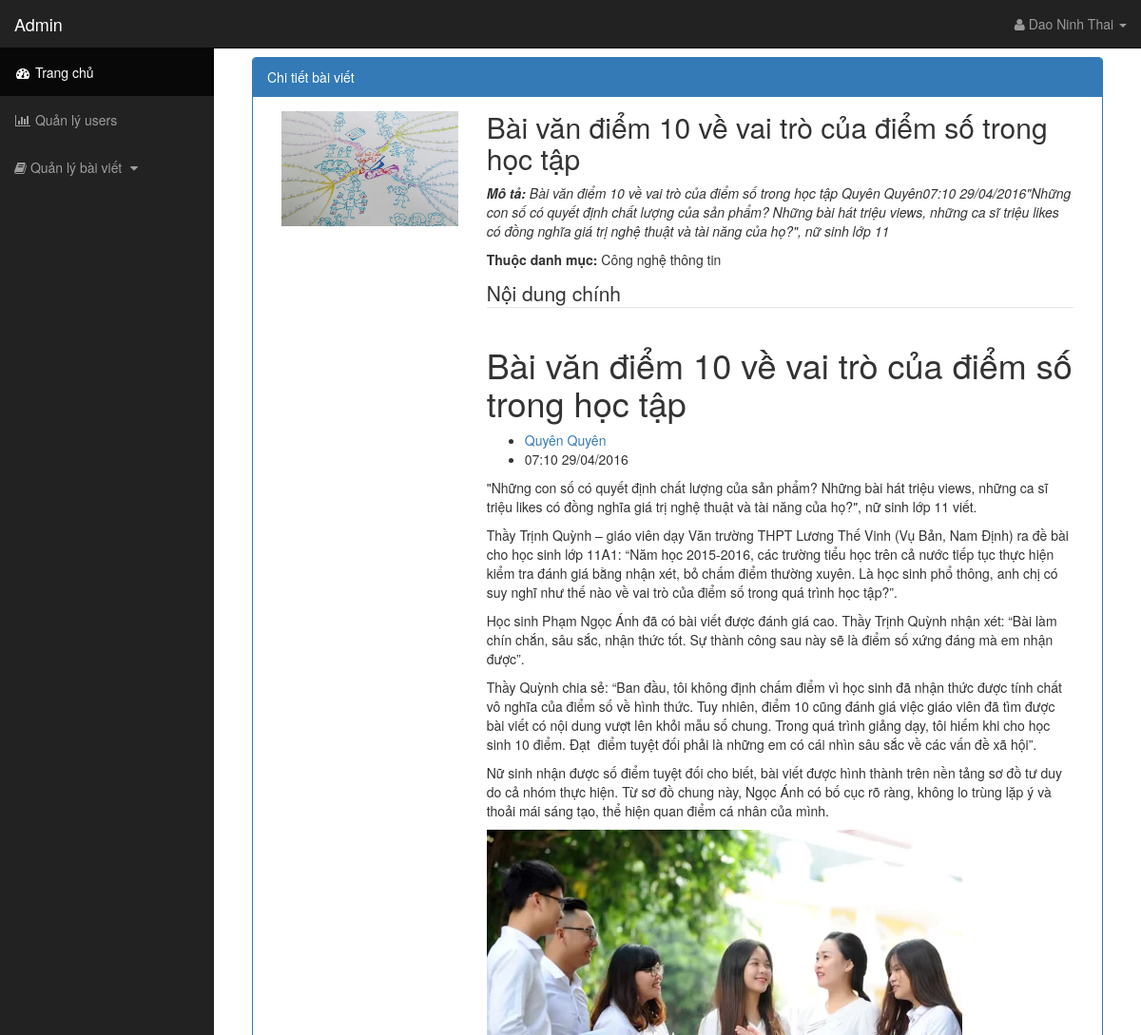
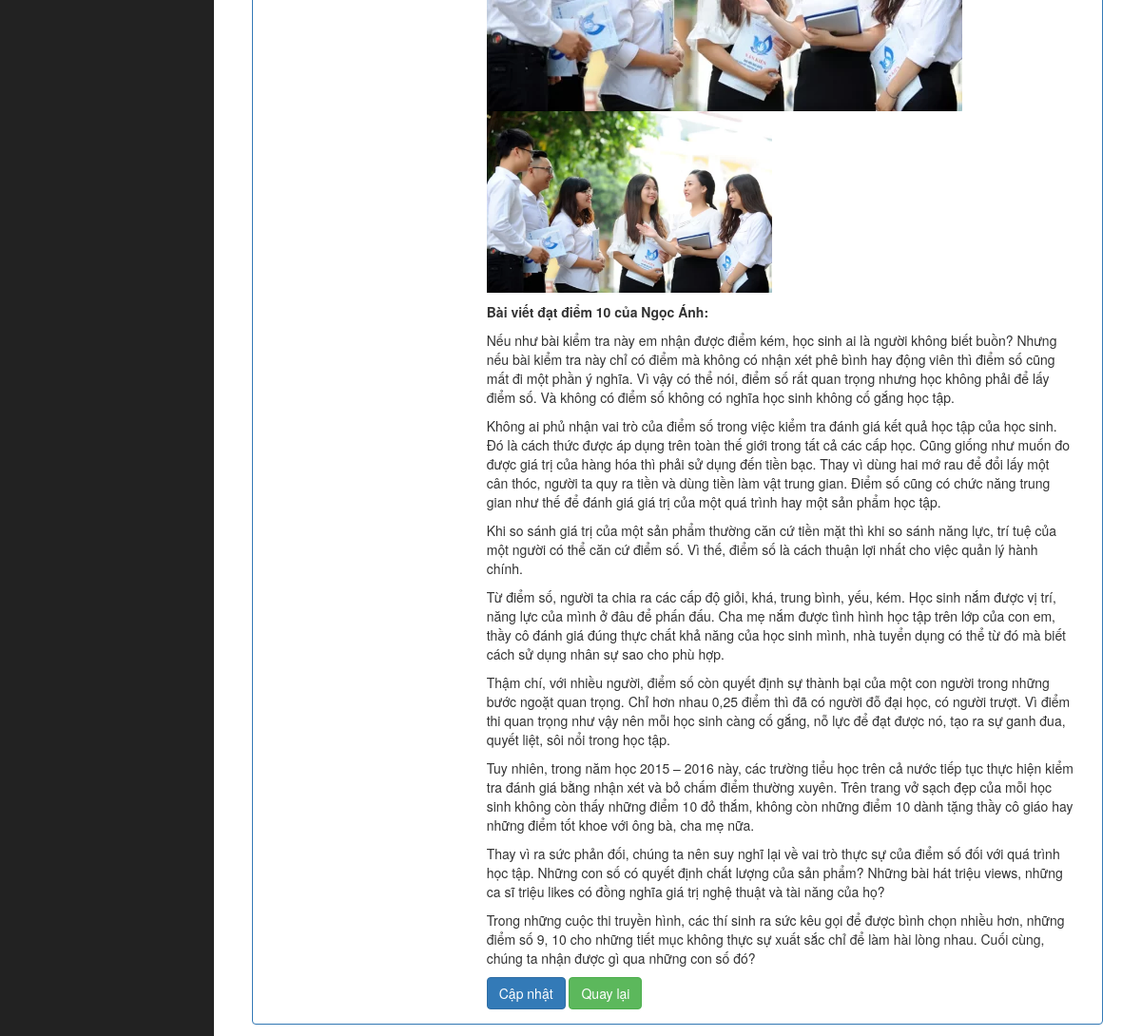
/admin/index.php?controller=blog/detail&id=DckpEAdyG8 (signed in), run on the app's committed database (2 pictures, top to bottom).
### tables this page shows
CREATE TABLE `menu_list_blog` (
  `id` int(11) NOT NULL,
  `avatar` varchar(255) NOT NULL,
  `name` varchar(255) NOT NULL,
  `metaTitle` varchar(255) NOT NULL,
  `catalog` int(2) DEFAULT NULL,
  `description` varchar(255) NOT NULL,
  `content` text NOT NULL,
  `token` varchar(35) NOT NULL,
  `hot` int(1) NOT NULL DEFAULT 1,
  `new` int(1) NOT NULL DEFAULT 1,
  `dateTime` varchar(20) NOT NULL,
  `created` timestamp NOT NULL DEFAULT current_timestamp(),
  `updated` timestamp NOT NULL DEFAULT current_timestamp() ON UPDATE current_timestamp()
);

CREATE TABLE `menu_catalog` (
  `id` int(11) NOT NULL,
  `name` varchar(255) NOT NULL,
  `metaTitle` varchar(255) NOT NULL,
  `created` timestamp NOT NULL DEFAULT current_timestamp(),
  `updated` timestamp NOT NULL DEFAULT current_timestamp() ON UPDATE current_timestamp()
);

### admin/controllers/blog/detailController.php (called while the page is built, shortened)
<?php
	class DetailBlog extends Controller{
		public function __construct(){
			$id = isset($_GET["id"])?$_GET["id"]:"";
			$value = $this->Model->fetchOne("select * from menu_list_blog where token='$id'");
			include "views/blog/detailView.php";
		}
	}
	new DetailBlog();
?>

### config/Controller.php (called while the page is built, shortened)
<?php
	class Controller {
		public function __construct(){
			$this->Model = new Model();
		}
	}

### config/Model.php (called while the page is built, shortened)
<?php
	class Model {
		public function fetchOne($sql){
			global $con;
			$result = mysqli_query($con,$sql);
			$rows = mysqli_fetch_array($result);
			return $rows;
		}
	}

### admin/views/blog/detailView.php (the view)
<div class="col-md-12">
	<div class="panel panel-primary">
		<div class="panel-heading">Chi tiết bài viết</div>
		<div class="panel-body">
			<div class="col-md-3">
				<img src="../<?php echo $value["avatar"] ?>" alt="Error" width="100%" />
			</div>
			<div class="col-md-9">
				<h2 style="margin: 0;">
					<?php echo $value["name"] ?>
				</h2>
				<p style="margin-top: 10px; font-style: italic">
					<b>Mô tả: </b>
					<?php echo $value["description"] ?>
				</p>
				<p>
					<b>Thuộc danh mục:</b>
					<?php
						$catalog = $this->Model->fetchOne("select * from menu_catalog where id=".$value["catalog"]);
						if(isset($catalog["name"]))
							echo $catalog["name"];
					?>
				</p>
				<fieldset>
					<legend>Nội dung chính</legend>
					<?php echo $value["content"] ?>
				</fieldset>
				<a href="index.php?controller=blog/edit&id=<?php echo $value["token"];?>" class="btn btn-primary">Cập nhật</a>
				<a href="index.php?controller=blog/list" class="btn btn-success">Quay lại</a>
			</div>
		</div>
	</div>
</div>

### public/css/sb-admin.css (style rules this page uses)
body { margin-top: 100px; }
@media (min-width:768px) { body { margin-top: 50px; } }

### data on the page
menu_list_blog: avatar (picture), name "Bài văn điểm 10 về vai trò của điểm số trong học tập", description "Bài văn điểm 10 về vai trò của điểm số trong học tập Quyên Quyên07:10 29/04/2016\"Những con số có quyết định chất lượng của sản phẩm? Những bài hát triệu views, những ca sĩ triệu likes có đồng nghĩa giá trị nghệ thuật và tài năng của họ?\", nữ sinh lớp 11", content "Bài văn điểm 10 về vai trò của điểm số trong học tập Quyên Quyên 07:10 29/04/2016 \"Những con số có quyết định chất lượng của sản phẩm? Những bài hát triệu views, những ca sĩ triệu likes có đồng nghĩa giá trị nghệ thuật và tài năng của họ?\", nữ sinh lớp 11 viết. Thầy Trịnh Quỳnh – giáo viên dạy Văn trường THPT Lương Thế Vinh (Vụ Bản, Nam Định) ra đề bài cho học sinh lớp 11A1: “Năm học 2015-2016, các trường tiểu học trên cả nước tiếp tục thực hiện kiểm tra đánh giá bằng nhận xét, bỏ chấm điểm thường xuyên. Là học sinh phổ thông, anh chị có suy nghĩ như thế nào về vai trò của điểm số trong quá trình học tập?”. Học sinh Phạm Ngọc Ánh đã có bài viết được đánh giá cao. Thầy Trịnh Quỳnh nhận xét:…", content (picture)
menu_catalog: name "Công nghệ thông tin"

### other printed values
$_SESSION["name"] "Dao Ninh Thai"
